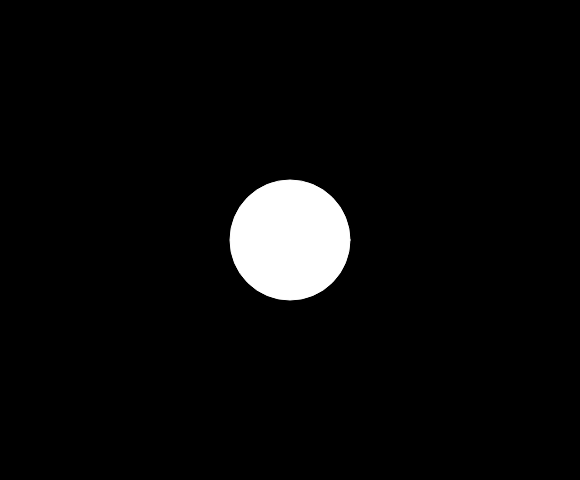
Frame 1 (no input)
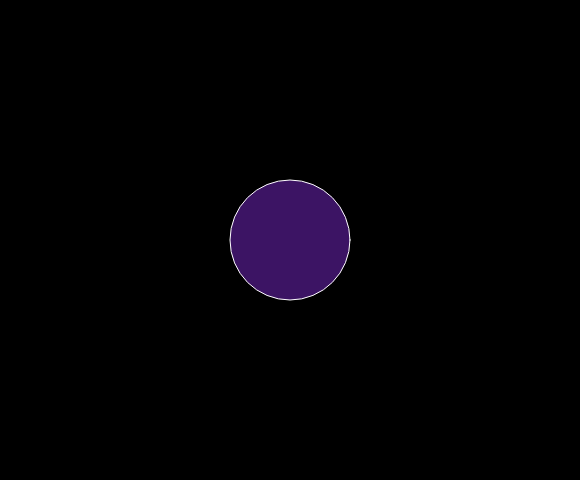
Frame 60 (no input)
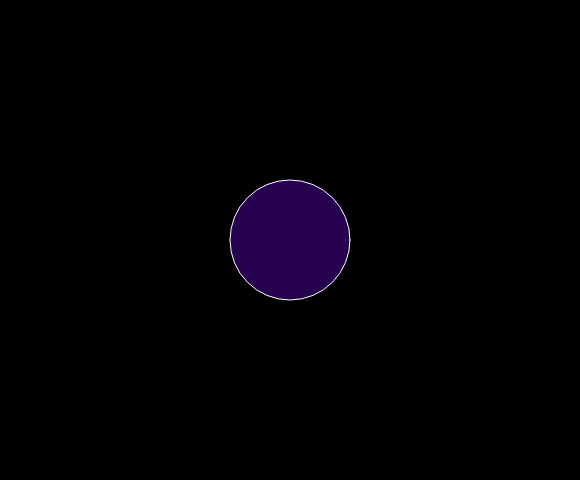
Frame 120 (the mouse pressed at the canvas centre since frame 60)

The p5.js sketch that drew these frames (run headless with seeded random() and noise() and a simulated clock; from frame 60 on, the mouse is pressed at the canvas centre):

// p5.js sketch
// ── sketch.js
//program to drag a circle aroud the page

var cx,cy,cr;
var dx,dy;
function setup() {
	createCanvas(580, 480);
	background(0);
	cx = width/2;
	cy = height/2;
	cr = 60;
}

function draw() 
{
	background(0);
	stroke(255);
	ellipse(cx,cy,2*cr);
	if(distance(cx,cy,mouseX,mouseY)<=cr)
	{
		fill(40,0,80);
	}
	else
	{
		fill(60,20,100);
	}
}

function distance(x1,y1,x2,y2)
{
	var temp = sqrt((x1-x2)*(x1-x2)+(y1-y2)*(y1-y2));
	return temp;
}

function mousePressed()
{
	dx = mouseX- cx;
	dy = mouseY - cy;
}

function mouseDragged()
{
	if(distance(cx,cy,mouseX,mouseY)<=cr)
	{
		print("inside...");
		cx = mouseX-dx;
		cy = mouseY-dy;
	}	
}
